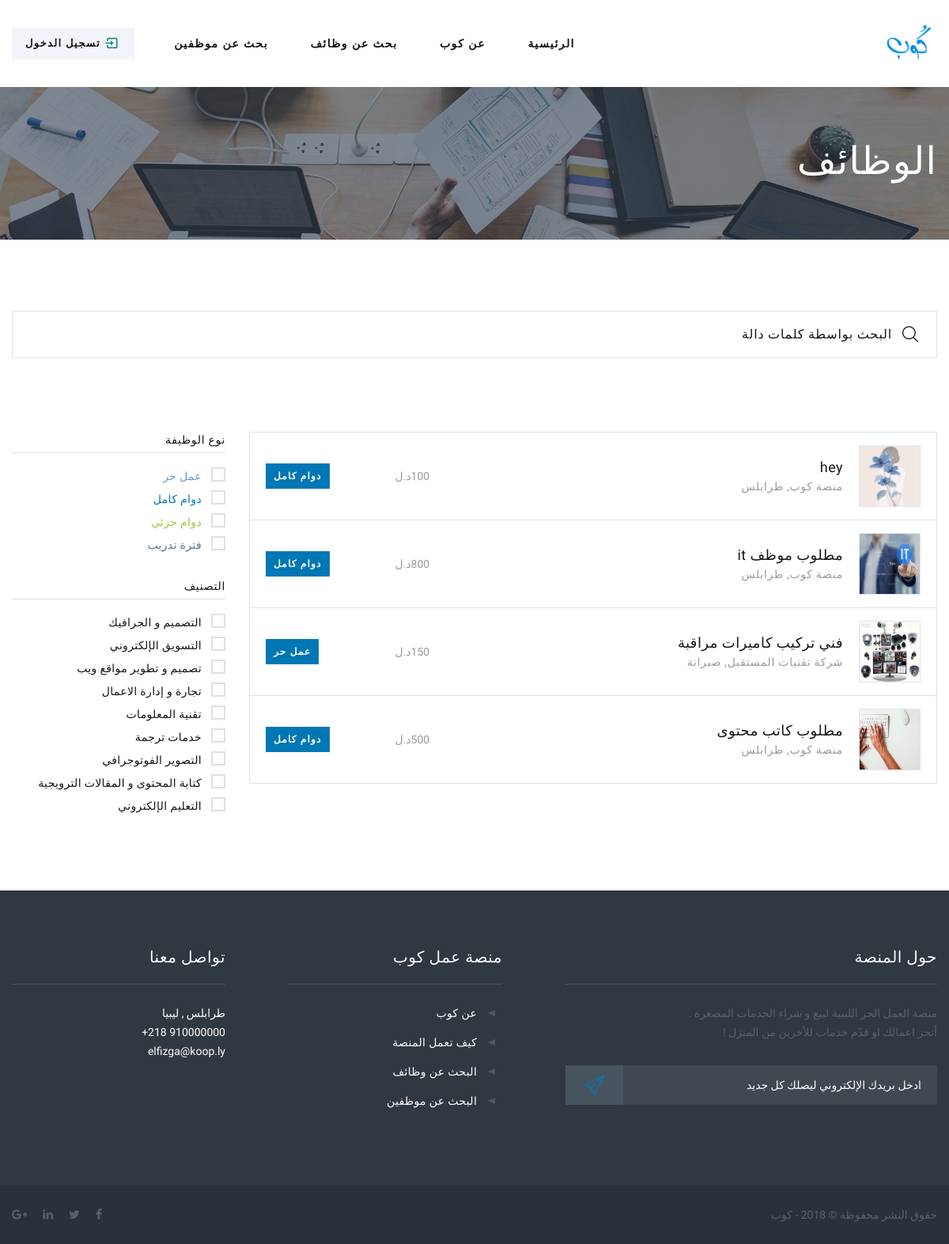
Before: /job-listing.php with the older database file.
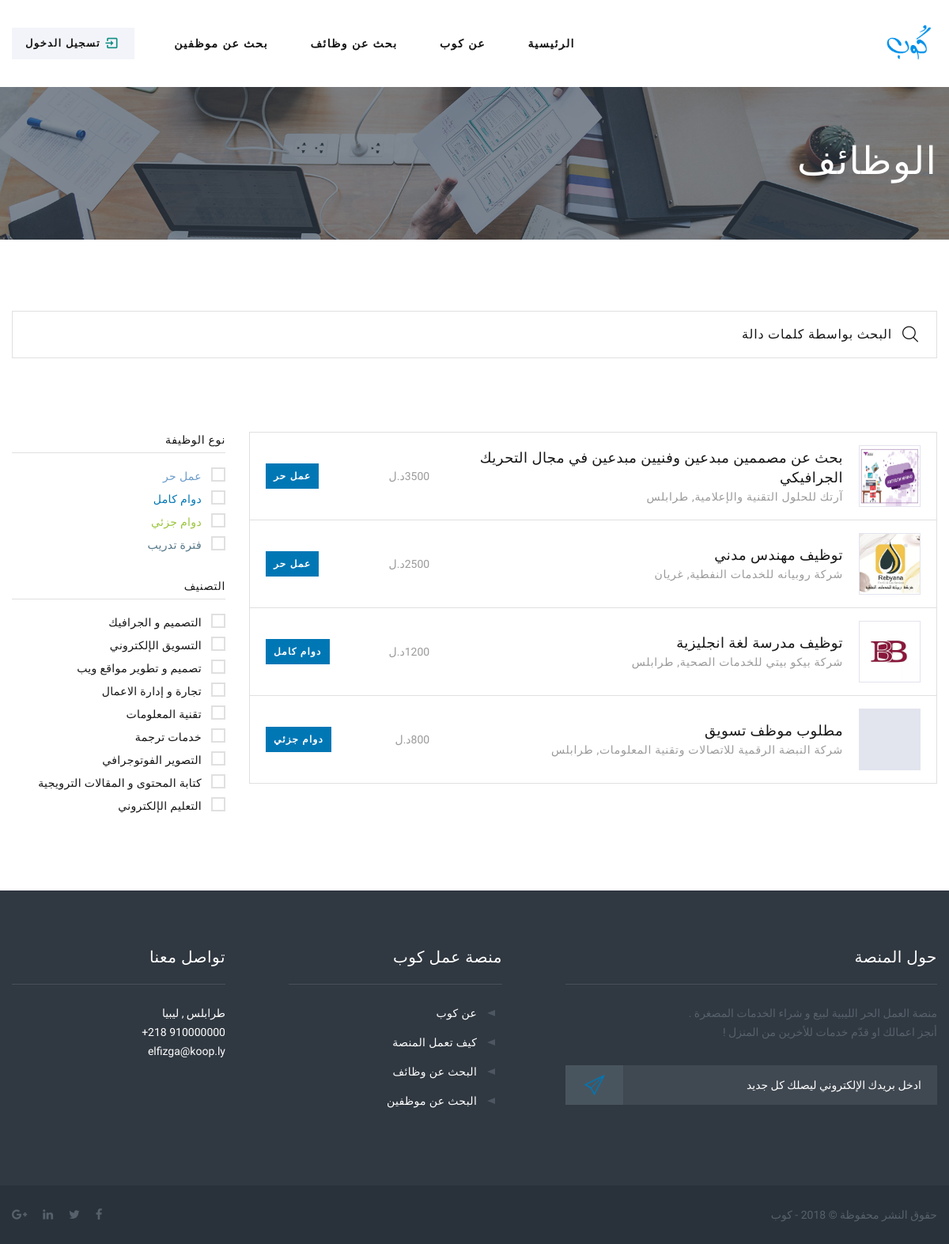
After: the same page with the newer database file.
### tables this page shows
CREATE TABLE `request` (
  `ID` int(11) NOT NULL,
  `customer_ID` int(11) NOT NULL,
  `title` varchar(200) NOT NULL,
  `discription` text,
  `initialPrice` decimal(10,0) DEFAULT NULL,
  `specialization_ID` int(11) NOT NULL,
  `email` text NOT NULL,
  `url` varchar(50) NOT NULL,
  `jobType_ID` int(11) NOT NULL,
  `city_ID` int(11) NOT NULL,
  `time` timestamp NOT NULL DEFAULT CURRENT_TIMESTAMP,
  `request_img` varchar(255) NOT NULL
);

CREATE TABLE `user` (
  `ID` int(11) NOT NULL,
  `firstName` varchar(50) NOT NULL,
  `lastName` varchar(50) NOT NULL,
  `email` varchar(70) NOT NULL,
  `password` varchar(256) NOT NULL,
  `phone` varchar(13) NOT NULL,
  `city_ID` int(11) NOT NULL,
  `userType_ID` int(11) NOT NULL,
  `user_img` varchar(255) NOT NULL,
  `date` timestamp NOT NULL DEFAULT CURRENT_TIMESTAMP
);

CREATE TABLE `city` (
  `ID` int(11) NOT NULL,
  `name` varchar(100) NOT NULL
);

CREATE TABLE `job_type` (
  `ID` int(11) NOT NULL,
  `type` varchar(30) NOT NULL
);

### job-listing.php (the view, shortened to what the rows shown need)
<!DOCTYPE html>
<html class="wide wow-animation" lang="en">
<head>
    <link rel="stylesheet" href=" css/bootstrap.css">
    <link rel="stylesheet" href=" css/fonts.css">
    <link rel="stylesheet" href=" css/style.css" id="main-styles-link">
</head>
</head>
<body style="direction: rtl ;">
    <div class="page" style="opacity: 1;">
            <section class="section breadcrumbs-custom breadcrumbs-custom-overlay-4">
                <div class="breadcrumbs-custom-main bg-image bg-gray-700" style="background-image: url(images/bg-image-6.jpg);">
                    <div class="container">
                        <h2 class="breadcrumbs-custom-title"> الوظائف </h2>
                    </div>
                </div>
            </section>
            <section class="section section-md">
                <div class="container">
                    <br>
                    <br>
                    <div class="row row-50 flex-lg-row-reverse">
                        <div class="col-lg-8 col-xl-9">
                            <table class="table-job-listing" id="myTable">
                                <?php
                    $sql = "
                        SELECT
                        request.ID, request.title, request.request_img , request.initialPrice, user.firstname,
                            user.lastname, job_type.type, city.name
                        FROM request
                        INNER JOIN city ON request.city_ID = city.ID
                        INNER JOIN customer ON customer.ID = request.customer_ID
                        INNER JOIN job_type ON job_type.ID = request.jobType_ID
                        INNER JOIN user ON user.ID = customer.user_ID ORDER BY id DESC
                    ";
                    global $con;
                    $query = $con->prepare($sql);
                    $query->execute();
                    $results = $query->fetchAll();
                    foreach($results as $result) { ?>
                                    <tr>
                                        <td class="table-job-listing-main">
                                            <article class="company-minimal">
                                                <figure class="company-minimal-figure"><img class="company-minimal-image" src="images/<?php echo $result['request_img']; ?>" alt="" />
                                                </figure>
                                                <div class="company-minimal-main">
                                                    <h5 class="company-minimal-title"><a href="job-details.php?jobId=<?php echo $result['ID']; ?>" > <?php echo $result['title']; ?> </a></h5>
                                                    <p>
                                                        <?php echo $result['firstname'] . ' ' . $result['lastname'] . ', ' . $result['name']; ?>
                                                    </p>
                                                </div>
                                            </article>
                                        </td>
                                        <td class="table-job-listing-date"><span><?php echo $result['initialPrice'] . 'د.ل' ?> </span></td>
                                        <td class="table-job-listing-badge"><span class="badge "><?php
                                echo $result['type'];
                            ?></span></td>
                                    </tr>
                                    <?php
                    }
                    ?>
                            </table>
                        </div>
                    </div>
                </div>
            </section>
    </div>
</body>
</html>

Changed rows visible on the page:
removed request: request_img (picture), title "hey", user.firstName "منصة", user.lastName "كوب", city_ID.name "طرابلس", initialPrice "100", jobType_ID.type "دوام كامل"
removed request: request_img (picture), title "مطلوب موظف it", user.firstName "منصة", user.lastName "كوب", city_ID.name "طرابلس", initialPrice "800", jobType_ID.type "دوام كامل"
removed request: request_img (picture), title "فني تركيب كاميرات مراقبة", user.firstName "شركة", user.lastName "تقنيات المستقبل", city_ID.name "صبراتة", initialPrice "150", jobType_ID.type "عمل حر"
removed request: request_img (picture), title "مطلوب كاتب محتوى", user.firstName "منصة", user.lastName "كوب", city_ID.name "طرابلس", initialPrice "500", jobType_ID.type "دوام كامل"
added request: request_img (picture), title "بحث عن مصممين مبدعين وفنيين مبدعين في مجال التحريك الجرافيكي", user.firstName "آرتك للحلول التقنية", user.lastName "والإعلامية", city_ID.name "طرابلس", initialPrice "3500", jobType_ID.type "عمل حر"
added request: request_img (picture), title "توظيف مهندس مدني", user.firstName "شركة روبيانه", user.lastName "للخدمات النفطية", city_ID.name "غريان", initialPrice "2500", jobType_ID.type "عمل حر"
added request: request_img (picture), title "توظيف مدرسة لغة انجليزية", user.firstName "شركة بيكو بيتي", user.lastName "للخدمات الصحية", city_ID.name "طرابلس", initialPrice "1200", jobType_ID.type "دوام كامل"
added request: title "مطلوب موظف تسويق", user.firstName "شركة النبضة الرقمية للاتصالات", user.lastName "وتقنية المعلومات", city_ID.name "طرابلس", initialPrice "800", jobType_ID.type "دوام جزئي"
